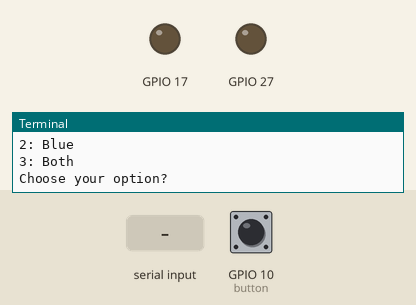
This program was run on a simulated Raspberry Pi (BCM pin numbers). Shown: output pins drawn as LEDs (lit = HIGH), the last lines printed to the terminal. The inputs (shaded band) are chosen by the test bench; at power-on: GPIO 10 (button) HIGH. The clock reads 2024-03-15 10:24:30 at power-on unless the program sets it.

Above: at 1.2 s.
1.3 s: "1" typed at the terminal, then Enter
2.8 s: GPIO 10 (button) pulled LOW for 0.15 s
At 2.89 s:
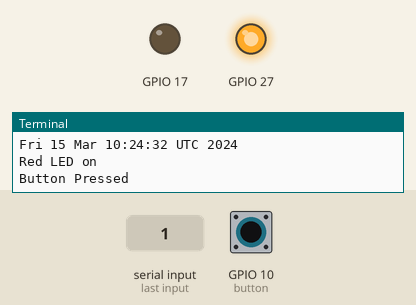
4.4 s: GPIO 10 (button) pulled LOW for 3.2 s
At 8.7 s:
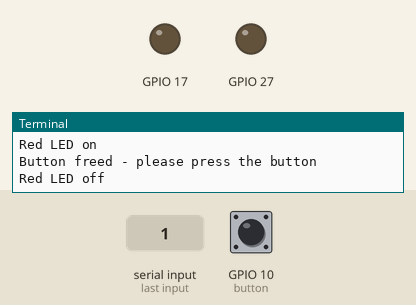
Timing chart, 0 to 10.2 s (numbered marks = the images above; inputs shaded):
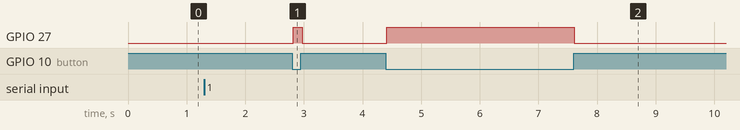

The program:

5_button_LED.py
```python
#!/usr/bin/python
#This program adds a blinking LED

import os
import RPi.GPIO as GPIO
import time
GPIO.setmode(GPIO.BCM)
GPIO.setwarnings(False)

GPIO.setup(17, GPIO.OUT)
GPIO.setup(27, GPIO.OUT)
GPIO.setup(10, GPIO.IN, pull_up_down=GPIO.PUD_UP)

#Setup variables for user input
led_choice = 0
count = 0
button = GPIO.input(10)

os.system('clear')
print "Blink LED based on button pressed"
print "Button State = " + str(button)
print "Witch LED would you like to blink"
print "1: Red"
print "2: Blue"
print "3: Both"
led_choice = input("Choose your option? ")

def ledON(led_choice):
	"function to switch the LED on"
	if led_choice == 1:
		print "Red LED on"
		GPIO.output(27, GPIO.HIGH)

	if led_choice == 2:
		print "Blue LDE on"
		GPIO.output(17, GPIO.HIGH)

	if led_choice == 3:
		print "Blue and Red LDE on"
		GPIO.output(17, GPIO.HIGH)
		GPIO.output(27, GPIO.HIGH)

	return

def ledOFF(led_choice):
	"function to switch the LED off"
	if led_choice == 1:
		print "Red LED off"
		GPIO.output(27, GPIO.LOW)

	if led_choice == 2:
		print "Blue LDE off"
		GPIO.output(17, GPIO.LOW)

	if led_choice == 3:
		print "Blue and Red LDE off"
		GPIO.output(17, GPIO.LOW)
		GPIO.output(27, GPIO.LOW)
	return

try:
	print "Please press the button"
	buttonState = 0
	while True:
	    if ( GPIO.input(10) == False ):
	    	print("Button Pressed")
	    	os.system('date') # print the systems date and time
	    	ledON(led_choice)
	    	buttonState = 1
	    elif ( GPIO.input(10) == True and buttonState == 1 ):
			os.system('clear')
			print("Button freed - please press the button")
			ledOFF(led_choice)
			buttonState = 0

except KeyboardInterrupt:
	GPIO.cleanup()

print "Bye bye and thx for the fish."
```

Measured:
- after the input at 2.8 s, GPIO 27: LOW → HIGH at once, → LOW 0.15 s later
- after the input at 4.4 s, GPIO 27: LOW → HIGH at once, → LOW 3.2 s later
